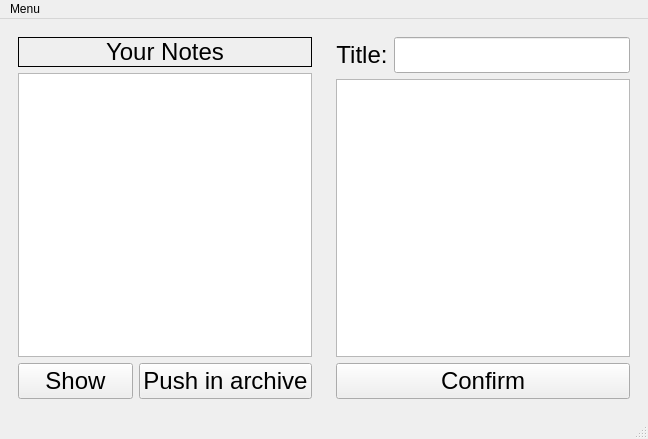
<?xml version="1.0" encoding="UTF-8"?>
<ui version="4.0">
 <class>MainWindow</class>
 <widget class="QMainWindow" name="MainWindow">
  <property name="geometry">
   <rect>
    <x>0</x>
    <y>0</y>
    <width>648</width>
    <height>439</height>
   </rect>
  </property>
  <property name="windowTitle">
   <string>MainWindow</string>
  </property>
  <widget class="QWidget" name="centralwidget">
   <layout class="QGridLayout" name="gridLayout_2">
    <item row="0" column="0">
     <widget class="QWidget" name="group_widget1" native="true">
      <layout class="QVBoxLayout" name="verticalLayout_2">
       <item>
        <widget class="QLabel" name="label_2">
         <property name="font">
          <font>
           <pointsize>18</pointsize>
          </font>
         </property>
         <property name="frameShape">
          <enum>QFrame::Panel</enum>
         </property>
         <property name="text">
          <string>Your Notes</string>
         </property>
         <property name="alignment">
          <set>Qt::AlignCenter</set>
         </property>
        </widget>
       </item>
       <item>
        <widget class="QListWidget" name="note_list">
         <property name="font">
          <font>
           <pointsize>18</pointsize>
          </font>
         </property>
        </widget>
       </item>
       <item>
        <layout class="QHBoxLayout" name="horizontalLayout_2">
         <item>
          <widget class="QPushButton" name="Show_button">
           <property name="font">
            <font>
             <pointsize>18</pointsize>
            </font>
           </property>
           <property name="text">
            <string>Show</string>
           </property>
          </widget>
         </item>
         <item>
          <widget class="QPushButton" name="Push_in_archive_button">
           <property name="font">
            <font>
             <pointsize>18</pointsize>
            </font>
           </property>
           <property name="text">
            <string>Push in archive</string>
           </property>
          </widget>
         </item>
        </layout>
       </item>
      </layout>
     </widget>
    </item>
    <item row="0" column="1">
     <widget class="QWidget" name="group_widget2" native="true">
      <layout class="QGridLayout" name="gridLayout">
       <item row="0" column="0">
        <layout class="QVBoxLayout" name="verticalLayout">
         <item>
          <layout class="QHBoxLayout" name="horizontalLayout">
           <item>
            <widget class="QLabel" name="label">
             <property name="font">
              <font>
               <pointsize>18</pointsize>
              </font>
             </property>
             <property name="frameShape">
              <enum>QFrame::NoFrame</enum>
             </property>
             <property name="text">
              <string>Title:</string>
             </property>
             <property name="alignment">
              <set>Qt::AlignCenter</set>
             </property>
            </widget>
           </item>
           <item>
            <widget class="QLineEdit" name="title_edit">
             <property name="font">
              <font>
               <pointsize>18</pointsize>
              </font>
             </property>
            </widget>
           </item>
          </layout>
         </item>
         <item>
          <widget class="QTextEdit" name="new_note">
           <property name="font">
            <font>
             <pointsize>18</pointsize>
            </font>
           </property>
          </widget>
         </item>
         <item>
          <widget class="QPushButton" name="Confirm_button">
           <property name="font">
            <font>
             <pointsize>18</pointsize>
            </font>
           </property>
           <property name="text">
            <string>Confirm</string>
           </property>
          </widget>
         </item>
        </layout>
       </item>
      </layout>
     </widget>
    </item>
   </layout>
  </widget>
  <widget class="QMenuBar" name="menubar">
   <property name="geometry">
    <rect>
     <x>0</x>
     <y>0</y>
     <width>648</width>
     <height>22</height>
    </rect>
   </property>
   <widget class="QMenu" name="menuMenu">
    <property name="title">
     <string>Menu</string>
    </property>
    <addaction name="actionAdd"/>
    <addaction name="actionArchive"/>
   </widget>
   <addaction name="menuMenu"/>
  </widget>
  <widget class="QStatusBar" name="statusbar"/>
  <action name="actionAdd">
   <property name="text">
    <string>Add</string>
   </property>
  </action>
  <action name="actionSort_by_time_of_creation">
   <property name="text">
    <string>Sort by time of creation</string>
   </property>
  </action>
  <action name="actionArchive">
   <property name="text">
    <string>Archive</string>
   </property>
  </action>
 </widget>
 <resources/>
 <connections/>
</ui>
